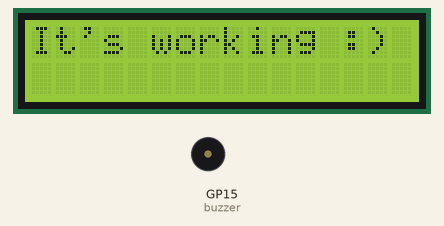
Recording of a program running on a simulated Raspberry Pi Pico running MicroPython. On the bench: 16×2 character LCD, buzzer (waves = sounding). Library files of the repository ran but are not shown: pico_i2c_lcd.py.

Above: at 0.1 s.
At 4.1 s:
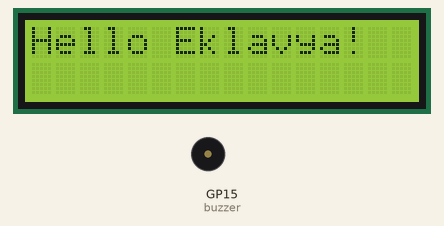
At 7.0 s:
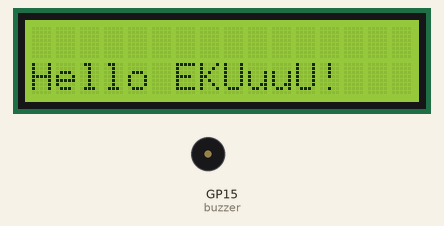
At 9.8 s:
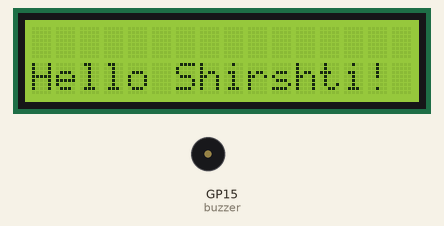
Timing chart, 0 to 40.0 s (numbered marks = the images above):
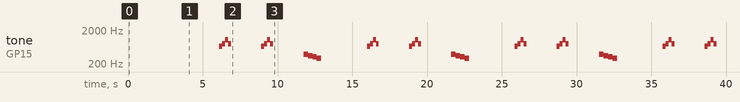

Measured:
- by itself, tone on GP15 (buzzer): repeats every 9.9 s: 784 Hz 0.20 s, 1047 Hz 0.20 s, 784 Hz 0.20 s, silent 2.0 s, 659 Hz 0.20 s, 784 Hz 0.20 s, 1047 Hz 0.20 s, 784 Hz 0.20 s, silent 2.0 s, 392 Hz 0.30 s, 349 Hz 0.30 s, 330 Hz 0.30 s, 294 Hz 0.30 s, silent 3.0 s, 659 Hz 0.20 s
- what the display in image 0 shows lasts 4.0 s, from 0.1 s to 4.1 s
- what the display in image 1 shows lasts 2.0 s, from 4.1 s to 6.1 s
- what the display in image 2 shows lasts 2.8 s, from 6.1 s to 8.9 s

The program:

hello_lcd.py
```python
# Rui Santos & Sara Santos - Random Nerd Tutorials
# Complete project details at https://RandomNerdTutorials.com/raspberry-pi-pico-i2c-lcd-display-micropython/

from machine import Pin, SoftI2C, PWM
from pico_i2c_lcd import I2cLcd
from time import sleep
import time

# Define the LCD I2C address and dimensions
I2C_ADDR = 0x27
I2C_NUM_ROWS = 2
I2C_NUM_COLS = 16
# Setup buzzer
buzzer = PWM(Pin(15))

# Happy tones
celebratory_notes = [659, 784, 1047, 784]  # E5, G5, C6, G5
celebratory_durations = [0.2, 0.2, 0.2, 0.2]
# Milky tones
sad_notes = [392, 349, 330, 294]  # G4, F4, E4, D4
sad_durations = [0.3, 0.3, 0.3, 0.3]

# Play a tune
def play_tune(notes, durations):
    for note, duration in zip(notes, durations):
        if note > 0:
            buzzer.freq(note)
            buzzer.duty_u16(1000)
        else:
            buzzer.duty_u16(0)
        time.sleep(duration)
    buzzer.duty_u16(0)

# Initialize I2C and LCD objects
i2c = SoftI2C(sda=Pin(4), scl=Pin(5), freq=400000)
lcd = I2cLcd(i2c, I2C_ADDR, I2C_NUM_ROWS, I2C_NUM_COLS)

lcd.putstr("It's working :)")
sleep(4)

try:
    while True:
        # Clear the LCD
        lcd.clear()
        # Display two different messages on different lines
        # By default, it will start at (0,0) if the display is empty
        lcd.putstr("Hello Eklavya!")
        sleep(2)
        lcd.clear()
        # Starting at the second line (0, 1)
        lcd.move_to(0, 1)
        lcd.putstr("Hello EKUuuU!")
        play_tune(celebratory_notes, celebratory_durations)
        sleep(2)

        lcd.move_to(0, 1)
        lcd.putstr("Hello Shirshti!")
        play_tune(celebratory_notes, celebratory_durations)
        sleep(2)

        lcd.clear()
        lcd.move_to(0, 1)
        lcd.putstr("Hello Milky!")
        play_tune(sad_notes, sad_durations)
        sleep(1)

except KeyboardInterrupt:
    # Turn off the display
    print("Keyboard interrupt")
    lcd.backlight_off()
    lcd.display_off()
```
